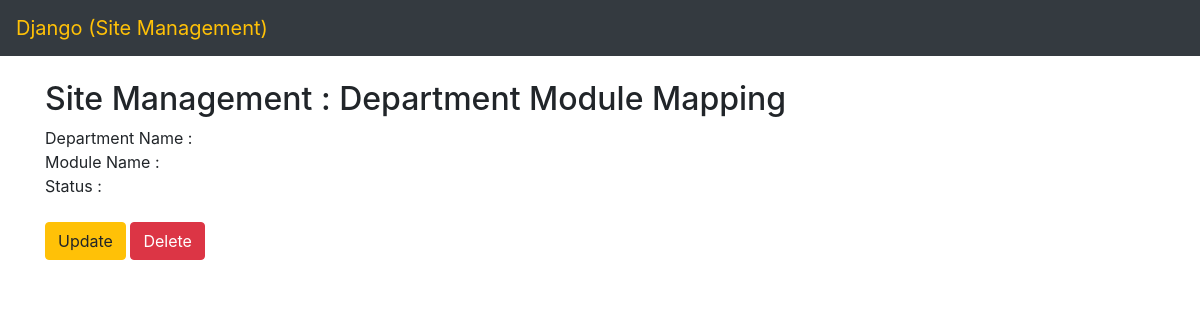
The page /site_management/department_module_map/plm2020_view-log-files/ on the database as committed earlier.
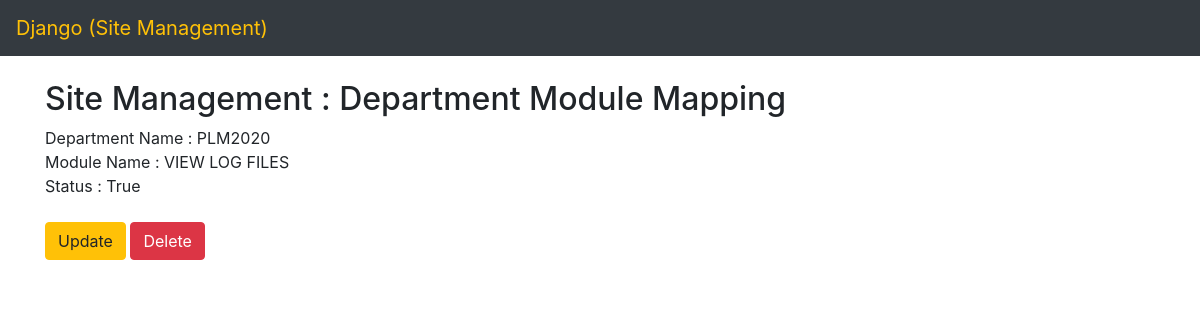
The same page on the database as committed later.
### site_management/models.py (models this page shows, shortened)
class DepartmentModuleModel(models.Model):
    department = models.ForeignKey(DepartmentModel, on_delete=models.CASCADE)
    module = models.ForeignKey(ModuleModel, on_delete=models.CASCADE)
    slug = models.SlugField(unique=True)
    status = models.BooleanField(default=True)

class DepartmentModel(models.Model):
    department = models.CharField(max_length=120, unique=True)
    slug = models.SlugField(unique=True)
    status = models.BooleanField(default=True)

class ModuleModel(models.Model):
    module = models.CharField(max_length=120)
    slug = models.SlugField()
    status = models.BooleanField(default=True)

### site_management/views.py (the view)
# urls.py: path('department_module_map/<str:slug>/', department_module_specific, name='site_management__department_module_map___specific'),
def department_module_specific(request, slug):
    template_name = 'site_management/department_module_map/specific.html'
    context = {}
    department_module_obj = DepartmentModuleModel.objects.filter(slug=slug).first()
    context['department_module_obj'] = department_module_obj
    return render(request, template_name, context)

### site_management/templates/site_management/department_module_map/specific.html
{% extends "site_management/base.html" %}
{% block content %}
<div class="container">
    <h2>Site Management : Department Module Mapping</h2>
</div>
<div class="container">
    Department Name : {{ department_module_obj.department.department|upper }}</br>
    Module Name : {{ department_module_obj.module.module|upper }}</br>
    Status : {{ department_module_obj.status }}</br></br>
    <a href="../update/{{department_module_obj.slug}}/" type="button" class="btn btn-warning">Update</a>
    <a href="../delete/{{department_module_obj.slug}}/" type="button" class="btn btn-danger">Delete</a>
</div>
{% endblock %}

Rows that differ between the two databases and show on the page:
added DepartmentModuleModel: department.department "PLM2020", module.module "VIEW LOG FILES", status "True"
